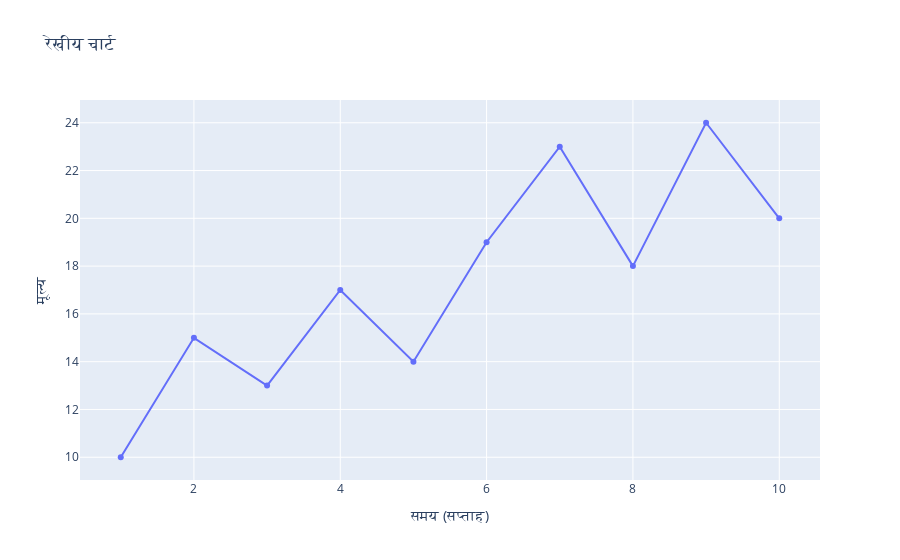

Notebook code cell kept with this figure:
### Markdown cell above
Line Chart in Hindi

### Code cell
import plotly.graph_objects as go

# Creating a line chart
fig = go.Figure()

fig.add_trace(go.Scatter(
    x=[1, 2, 3, 4, 5, 6, 7, 8, 9, 10],
    y=[10, 15, 13, 17, 14, 19, 23, 18, 24, 20],
    mode='lines+markers',
    name='रेखीय डेटा'
))

# Updating layout with Hindi labels
fig.update_layout(
    title='रेखीय चार्ट',
    xaxis_title='समय (सप्ताह)',
    yaxis_title='मूल्य',
    legend_title='डाटा सेट'
)

fig.show()
fig.write_image('Charts\Data over time (temporal)\multilingual\line_chart_hindi.png')

### Figure 1 — Plotly figure (JSON) as saved in the notebook; plotly's stock layout.template omitted (floating-point values rounded to 4 significant figures)
{"data": [{"mode": "lines+markers", "name": "रेखीय डेटा", "type": "scatter", "x": [1, 2, 3, 4, 5, 6, 7, 8, 9, 10], "y": [10, 15, 13, 17, 14, 19, 23, 18, 24, 20]}], "layout": {"legend": {"title": {"text": "डाटा सेट"}}, "title": {"text": "रेखीय चार्ट"}, "xaxis": {"title": {"text": "समय (सप्ताह)"}}, "yaxis": {"title": {"text": "मूल्य"}}}}
